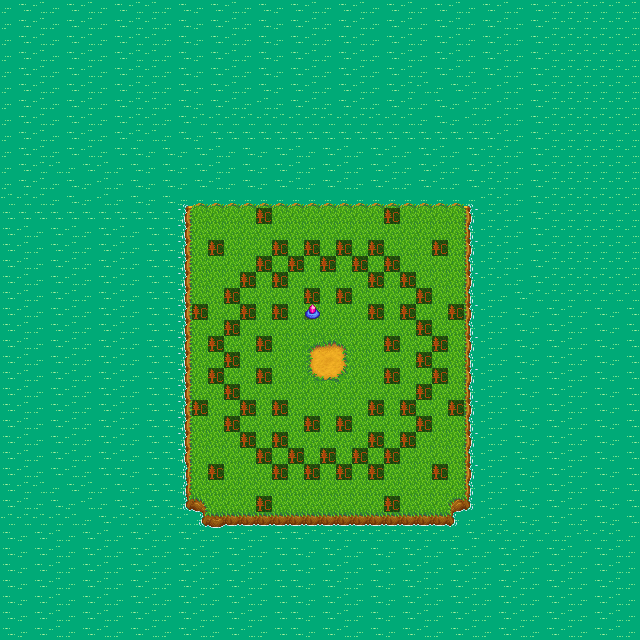

Tiled map render using the project's own tile images. Description and the map definition, with tile-layer contents summarised, below:
An orthogonal 40x40 tile map with 16x16 px tiles, 5 tile layers (Back, Back2, Buildings, Paths, ...), 4 tilesets.

<map version="1.10" tiledversion="1.10.2" orientation="orthogonal" renderorder="right-down" width="40" height="40" tilewidth="16" tileheight="16" infinite="0" nextlayerid="43" nextobjectid="1">
 <tileset firstgid="1" name="spring_outdoorsTileSheet" tilewidth="16" tileheight="16" tilecount="1975" columns="25">
  <image source="spring_outdoorsTileSheet.png" width="400" height="1264" />
  <tile id="153">
   <properties>
    <property name="Type" value="Dirt" />
   </properties>
  </tile>
  <tile id="175">
   <properties>
    <property name="Type" value="Grass" />
   </properties>
  </tile>
  <tile id="176">
   <properties>
    <property name="Type" value="Dirt" />
   </properties>
  </tile>
  <tile id="177">
   <properties>
    <property name="Type" value="Grass" />
   </properties>
  </tile>
  <tile id="178">
   <properties>
    <property name="Type" value="Grass" />
   </properties>
  </tile>
  <tile id="179">
   <properties>
    <property name="Type" value="Grass" />
   </properties>
  </tile>
  <tile id="180">
   <properties>
    <property name="Type" value="Grass" />
   </properties>
  </tile>
  <tile id="200">
   <properties>
    <property name="Type" value="Grass" />
   </properties>
  </tile>
  <tile id="201">
   <properties>
    <property name="Type" value="Grass" />
   </properties>
  </tile>
  <tile id="202">
   <properties>
    <property name="Type" value="Grass" />
   </properties>
  </tile>
  <tile id="203">
   <properties>
    <property name="Type" value="Grass" />
   </properties>
  </tile>
  <tile id="204">
   <properties>
    <property name="Type" value="Grass" />
   </properties>
  </tile>
  <tile id="205">
   <properties>
    <property name="Type" value="Grass" />
   </properties>
  </tile>
  <tile id="225">
   <properties>
    <property name="Type" value="Grass" />
   </properties>
  </tile>
  <tile id="226">
   <properties>
    <property name="Type" value="Dirt" />
   </properties>
  </tile>
  <tile id="227">
   <properties>
    <property name="Type" value="Dirt" />
   </properties>
  </tile>
  <tile id="228">
   <properties>
    <property name="Type" value="Grass" />
   </properties>
  </tile>
  <tile id="229">
   <properties>
    <property name="Type" value="Grass" />
   </properties>
  </tile>
  <tile id="230">
   <properties>
    <property name="Type" value="Grass" />
   </properties>
  </tile>
  <tile id="250">
   <properties>
    <property name="Type" value="Grass" />
   </properties>
  </tile>
  <tile id="251">
   <properties>
    <property name="Type" value="Grass" />
   </properties>
  </tile>
  <tile id="252">
   <properties>
    <property name="Type" value="Grass" />
   </properties>
  </tile>
  <tile id="253">
   <properties>
    <property name="Type" value="Grass" />
   </properties>
  </tile>
  <tile id="275">
   <properties>
    <property name="Type" value="Grass" />
   </properties>
  </tile>
 </tileset>
 <tileset firstgid="1976" name="bugLandTiles" tilewidth="16" tileheight="16" tilecount="112" columns="8">
  <image source="bugLandTiles.png" width="128" height="224" />
  <tile id="4">
   <properties>
    <property name="Water" value="T" />
   </properties>
  </tile>
  <tile id="5">
   <properties>
    <property name="Water" value="T" />
   </properties>
  </tile>
  <tile id="6">
   <properties>
    <property name="Water" value="T" />
   </properties>
  </tile>
  <tile id="7">
   <properties>
    <property name="Water" value="T" />
   </properties>
  </tile>
  <tile id="55">
   <properties>
    <property name="Water" value="T" />
   </properties>
  </tile>
  <tile id="63">
   <properties>
    <property name="Water" value="T" />
   </properties>
  </tile>
  <tile id="71">
   <properties>
    <property name="Water" value="T" />
   </properties>
  </tile>
 </tileset>
 <tileset firstgid="2088" name="spring_outdoorsTileSheet2" tilewidth="16" tileheight="16" tilecount="1120" columns="16">
  <image source="spring_outdoorsTileSheet2.png" width="256" height="1120" />
 </tileset>
 <tileset firstgid="3208" name="paths" tilewidth="16" tileheight="16" tilecount="64" columns="4">
  <image source="paths.png" width="64" height="256" />
 </tileset>
 <layer id="2" name="Back" width="40" height="40">
  <data>[1600 cells, 1600 non-empty, 13 distinct tile ids]</data>
 </layer>
 <objectgroup id="37" name="Back" />
 <layer id="36" name="Back2" width="40" height="40">
  <data>[1600 cells, 397 non-empty, 23 distinct tile ids]</data>
 </layer>
 <layer id="3" name="Buildings" width="40" height="40">
  <data>[1600 cells, 77 non-empty, 14 distinct tile ids]</data>
 </layer>
 <objectgroup id="38" name="Buildings" />
 <layer id="42" name="Paths" width="40" height="40">
  <data>[1600 cells, 68 non-empty, 1 distinct tile ids]</data>
 </layer>
 <objectgroup id="41" name="Paths" />
 <layer id="14" name="Front" width="40" height="40">
  <data>[1600 cells, 0 non-empty, 0 distinct tile ids]</data>
 </layer>
 <objectgroup id="39" name="Front" />
</map>
